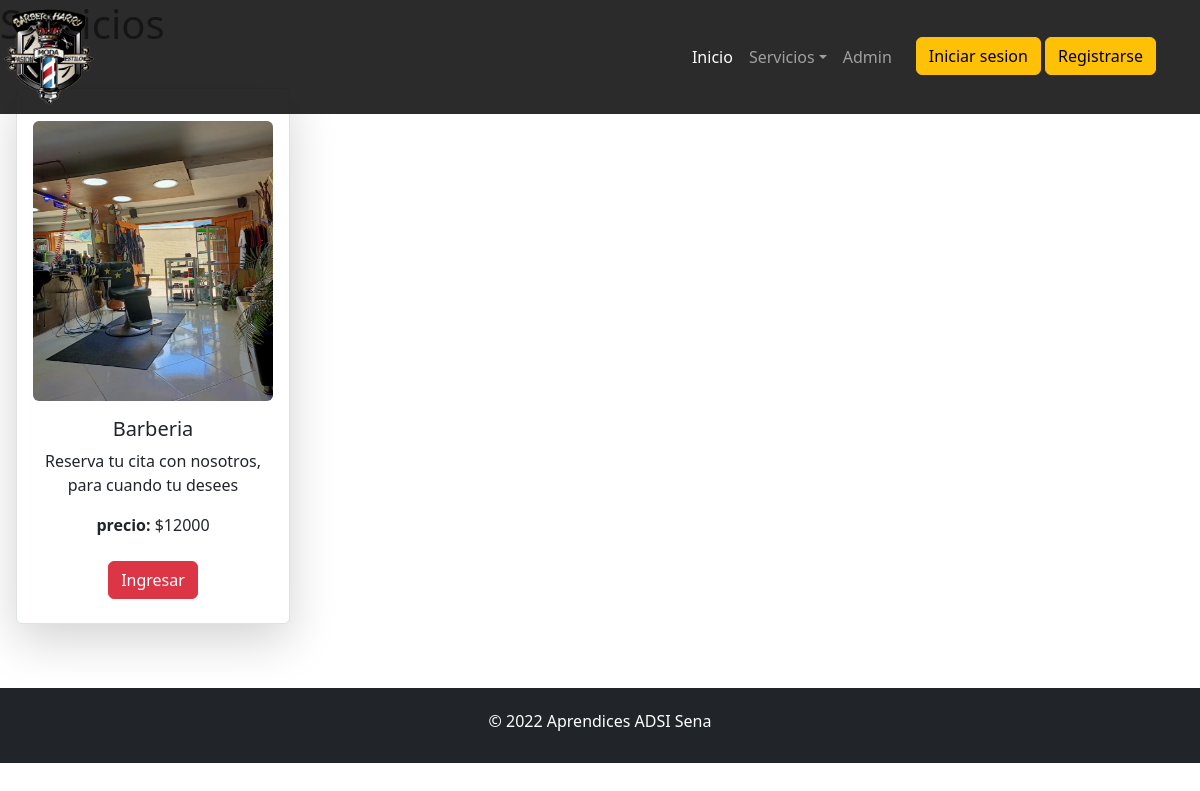
The app's page /servicios/ with its own data.
### barberApp/models.py (models this page shows, shortened)
class Servicio(models.Model):
    imagen = models.ImageField(upload_to="images/", blank=True)
    tipo_servicio = models.CharField(max_length=100)
    descripcion = models.CharField(max_length=150)
    precio = models.IntegerField()

### servicios/views.py (the view)
# urls.py: path('', include('servicios.urls')),
def servicios(request):
    servicios = Servicio.objects.all()
    return render(request, 'servicios.html', {'servicios': servicios})

### servicios/templates/servicios.html (shortened to what this page needs)
{% extends 'base.html' %}
{% load bootstrap5 %}
{% block content %}
<h1>Servicios</h1>
  <div class=" text-center p-3 mt-4">
    <div class="row">
      {% for servicio in servicios %}
        <div class="col-sm-3">
          <div class="card shadow-lg border "  id="card">
            <div class="card-body" >
              {% if servicio.imagen %}
                <img src="{{ servicio.imagen.url }} " height="280px" class="card-image w-100 rounded my-3" alt="img" />
              {% endif %}
              <h5 class="card-title">{{ servicio.tipo_servicio }}</h5>
              <p class="card-text">{{ servicio.descripcion }}</p>
              <p class="card-text">
                <strong>precio:</strong> ${{ servicio.precio }}
              </p>
              <a href="{% url 'cita' %} " class="btn btn-danger m-2">Ingresar</a>
            </div>
          </div>
        </div>
      {% endfor %}
    </div>
  </div>
{% endblock %}

### records on screen
Servicio: imagen (picture), tipo_servicio "Barberia", descripcion "Reserva tu cita con nosotros, para cuando tu desees", precio "12000"
